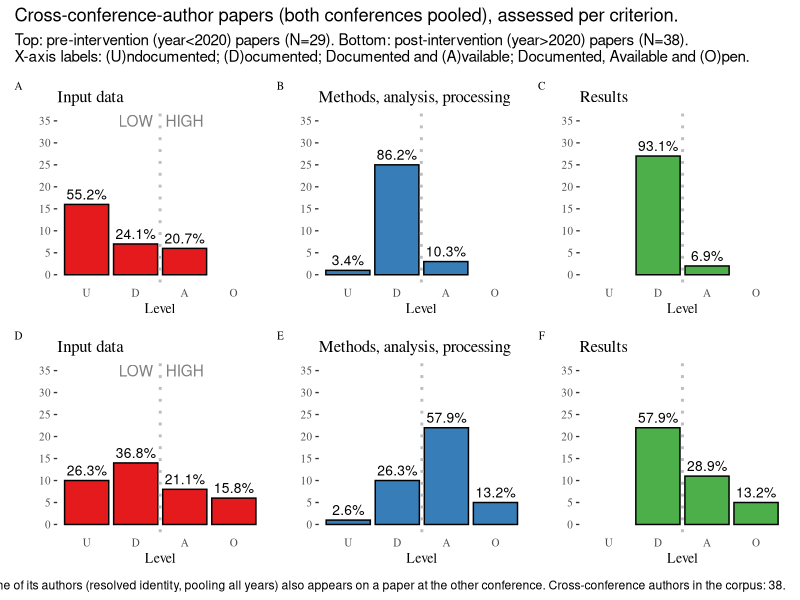

Here is the R script that generated this plot: (Note: this script raises an error after producing the figure.)
## ---- chunk 1
#| label: load-packages
#| message: false

library(here)
library(tidyverse)
library(dplyr)
library(scales)
library(stringr)
library(ggplot2)
library(ggthemes)
library(patchwork)
library(RColorBrewer)
## ---- chunk 2
#| label: functions

criteriaBarplot2 <- function(df, col, main, colour,
                             agg_level = FALSE, agg_level_y = 35) {
  col <- enquo(col)
  p <-
    ggplot2::ggplot(df, aes(x = !!col, y = n)) +
    ggplot2::geom_col(fill = colour, color = "black") +
    ggplot2::geom_text(
      aes(label = scales::label_percent(accuracy = 0.1)(p)),
      vjust = -0.5,
      size = 3.5,
      color = "black"
    ) +
    ggplot2::geom_vline(xintercept = 2.5,
                        linetype = "dotted",
                        color = "gray",
                        linewidth = 1) +
    ggplot2::ggtitle(main) +
    ggplot2::xlab("Level") +
    ggplot2::xlim(c("U", "D", "A", "O")) +
    ggplot2::ylab("") +
    ggplot2::scale_y_continuous(breaks = breaks,
                                limits = range(breaks)) +
    ggthemes::theme_tufte(base_size = 10) +
    ggplot2::theme(axis.ticks.x = element_blank())

  if (agg_level) {
    p <- p +
      ggplot2::annotate("text", x = 2:3, y = agg_level_y,
                        label = c("LOW", "HIGH"), alpha = 0.5)
  }
  return(p)
}

count_pct <- function(df, col) {
  col <- enquo(col)
  df |>
    dplyr::count(!!col) |>
    dplyr::mutate(p = n / sum(n))
}
## ---- chunk 3
#| label: load-data
#| message: false

paper_evaluation <-
  readr::read_csv(here::here("data-clean", "all-data.csv"),
                  na = c("NA", "Not applicable")) |>
  dplyr::filter(consolidated_cp == FALSE)

authors <- readr::read_csv(
  here::here("data-clean", "authors.csv"),
  na = c(""),
  show_col_types = FALSE
)

# Cross-conference identities: resolved identities that appear in BOTH conference
# series (any year, direction pooled -- matches section 8 of 07_authorship.ipynb).
agile_ids <- authors |>
  dplyr::filter(conf == "agile") |>
  dplyr::pull(identity) |>
  unique()
giscience_ids <- authors |>
  dplyr::filter(conf == "giscience") |>
  dplyr::pull(identity) |>
  unique()
cross_ids <- intersect(agile_ids, giscience_ids)

# Papers (from either conference) with >= 1 cross-conference author.
cross_papers <- authors |>
  dplyr::filter(identity %in% cross_ids) |>
  dplyr::pull(paper) |>
  unique()

paper_evaluation_cross <- paper_evaluation |>
  dplyr::filter(paper %in% cross_papers)

message(stringr::str_glue(
  "{length(cross_ids)} cross-conference author identities; ",
  "{length(cross_papers)} papers with at least one such author ",
  "(of {nrow(paper_evaluation)} non-conceptual papers)."
))
## ---- chunk 4
#| label: cross-subset

papers_pre_cross  <- paper_evaluation_cross |> dplyr::filter(year <  2020)
papers_post_cross <- paper_evaluation_cross |> dplyr::filter(year >  2020)

n_pre  <- nrow(papers_pre_cross)
n_post <- nrow(papers_post_cross)

message(stringr::str_glue(
  "Cross-author papers (both conferences pooled): pre={n_pre}, post={n_post}."
))

# Breakdown per conference, for transparency in the text.
pre_by_conf  <- papers_pre_cross  |> dplyr::count(conf)
post_by_conf <- papers_post_cross |> dplyr::count(conf)
message("Pre by conference:")
print(pre_by_conf)
message("Post by conference:")
print(post_by_conf)

d_data_pre     <- count_pct(papers_pre_cross,  consolidated_data)
d_methods_pre  <- count_pct(papers_pre_cross,  consolidated_methods)
d_results_pre  <- count_pct(papers_pre_cross,  consolidated_results)
d_data_post    <- count_pct(papers_post_cross, consolidated_data)
d_methods_post <- count_pct(papers_post_cross, consolidated_methods)
d_results_post <- count_pct(papers_post_cross, consolidated_results)
## ---- chunk 5
#| label: barplots
#| warning: false

colours <- RColorBrewer::brewer.pal(3, "Set1")

# Pooled cross-author subset: ~29 pre, ~38 post papers. Max bin can approach ~20.
# The y-axis is fixed to 0--35 so this figure is visually comparable to the GIScience
# pre-vs-post figure in 03_results_reprolevels.qmd, which uses the same scale.
breaks <- seq(from = 0, to = 35, by = 5)

plotA <- criteriaBarplot2(d_data_pre,
                          col = consolidated_data,
                          main = "Input data",
                          colour = colours[1],
                          agg_level = TRUE, agg_level_y = 35)
plotB <- criteriaBarplot2(d_methods_pre,
                          col = consolidated_methods,
                          main = "Methods, analysis, processing",
                          colour = colours[2])
plotC <- criteriaBarplot2(d_results_pre,
                          col = consolidated_results,
                          main = "Results",
                          colour = colours[3])

plotD <- criteriaBarplot2(d_data_post,
                          col = consolidated_data,
                          main = "Input data",
                          colour = colours[1],
                          agg_level = TRUE, agg_level_y = 35)
plotE <- criteriaBarplot2(d_methods_post,
                          col = consolidated_methods,
                          main = "Methods, analysis, processing",
                          colour = colours[2])
plotF <- criteriaBarplot2(d_results_post,
                          col = consolidated_results,
                          main = "Results",
                          colour = colours[3])
## ---- chunk 6
#| label: fig-cross-author-pre-post
#| warning: false
#| fig-cap: "Evaluation of the potential reproducibility level of cross-conference-author papers (both AGILE and GIScience pooled) pre- vs post-intervention, for each criterion: Data (A, D), Methods (B, E) and Results (C, F)."
#| fig-width: 10
#| fig-asp: 0.8
#| out-width: 100%
#| fig-align: center

(plotA + plotB + plotC) / (plotD + plotE + plotF) +
  plot_layout(widths = c(1, 1, 1)) +
  plot_annotation(
    title = "Cross-conference-author papers (both conferences pooled), assessed per criterion.",
    subtitle = stringr::str_glue(
      "Top: pre-intervention (year<2020) papers (N={n_pre}). ",
      "Bottom: post-intervention (year>2020) papers (N={n_post}).\n ",
      "X-axis labels: (U)ndocumented; (D)ocumented; Documented and (A)vailable; ",
      "Documented, Available and (O)pen."
    ),
    caption = stringr::str_glue(
      "2020 excluded (AGILE transition year). A paper counts as cross-author if at ",
      "least one of its authors (resolved identity, pooling all years) also appears ",
      "on a paper at the other conference. Cross-conference authors in the corpus: ",
      "{length(cross_ids)}."
    ),
    tag_levels = "A"
  ) &
  theme(plot.tag = element_text(size = 8))
## ---- chunk 7
#| label: fig-cross-author-pre-post-save
#| warning: false
#| echo: false

ggplot2::ggsave(
  file = here::here("figs", "cross_author_pre_post.png"),
  width = 10, height = 8, dpi = 300
)
## ---- chunk 8
#| label: by-conf-helper
#| warning: false

criteriaBarplotByConf <- function(df, col, main, baseline_n,
                                  agg_level = FALSE, agg_level_y = 35) {
  col <- enquo(col)
  counts <- df |>
    dplyr::mutate(!!col := factor(!!col, levels = c("U", "D", "A", "O"))) |>
    dplyr::count(conf, !!col, .drop = FALSE) |>
    dplyr::mutate(p = n / baseline_n,
                  conf_label = dplyr::recode(conf,
                                             "agile" = "AGILE",
                                             "giscience" = "GIScience"))

  p <-
    ggplot2::ggplot(counts, aes(x = !!col, y = n, fill = conf_label)) +
    # Default geom_col position is "stack"; the two conference segments stack on top
    # of each other per (x = level) column.
    ggplot2::geom_col(color = "black") +
    ggplot2::geom_text(
      aes(label = dplyr::if_else(n > 0,
                                 scales::label_percent(accuracy = 0.1)(p),
                                 "")),
      position = ggplot2::position_stack(vjust = 0.5),
      size = 2.8,
      color = "black"
    ) +
    ggplot2::geom_vline(xintercept = 2.5,
                        linetype = "dotted",
                        color = "gray",
                        linewidth = 1) +
    ggplot2::ggtitle(main) +
    ggplot2::xlab("Level") +
    ggplot2::ylab("") +
    ggplot2::scale_y_continuous(breaks = breaks, limits = range(breaks)) +
    ggplot2::scale_fill_manual(
      values = c("AGILE" = "#E41A1C", "GIScience" = "#377EB8"),
      name = NULL
    ) +
    ggthemes::theme_tufte(base_size = 10) +
    ggplot2::theme(axis.ticks.x = element_blank())

  if (agg_level) {
    p <- p +
      ggplot2::annotate("text", x = 2:3, y = agg_level_y,
                        label = c("LOW", "HIGH"), alpha = 0.5)
  }
  return(p)
}
## ---- chunk 9
#| label: by-conf-subset-stats

# Cross-author per-conference counts (used in the subtitle only -- not the percentage
# denominator).
n_pre_agile      <- sum(papers_pre_cross$conf  == "agile")
n_pre_giscience  <- sum(papers_pre_cross$conf  == "giscience")
n_post_agile     <- sum(papers_post_cross$conf == "agile")
n_post_giscience <- sum(papers_post_cross$conf == "giscience")

# Percentage denominator: ALL non-conceptual papers (both conferences) per period.
baseline_pre  <- paper_evaluation |> dplyr::filter(year <  2020) |> nrow()
baseline_post <- paper_evaluation |> dplyr::filter(year >  2020) |> nrow()

message(stringr::str_glue(
  "Cross-author papers per conference: ",
  "pre (AGILE={n_pre_agile}, GIScience={n_pre_giscience}); ",
  "post (AGILE={n_post_agile}, GIScience={n_post_giscience})."
))
message(stringr::str_glue(
  "Percentage baselines (all non-conceptual papers, both conferences): ",
  "pre={baseline_pre}; post={baseline_post}."
))
## ---- chunk 10
#| label: by-conf-barplots
#| warning: false

breaks <- seq(from = 0, to = 35, by = 5)

plotA2 <- criteriaBarplotByConf(papers_pre_cross,
                                consolidated_data,
                                "Input data",
                                baseline_n = baseline_pre,
                                agg_level = TRUE, agg_level_y = 35)
plotB2 <- criteriaBarplotByConf(papers_pre_cross,
                                consolidated_methods,
                                "Methods, analysis, processing",
                                baseline_n = baseline_pre)
plotC2 <- criteriaBarplotByConf(papers_pre_cross,
                                consolidated_results,
                                "Results",
                                baseline_n = baseline_pre)

plotD2 <- criteriaBarplotByConf(papers_post_cross,
                                consolidated_data,
                                "Input data",
                                baseline_n = baseline_post,
                                agg_level = TRUE, agg_level_y = 35)
plotE2 <- criteriaBarplotByConf(papers_post_cross,
                                consolidated_methods,
                                "Methods, analysis, processing",
                                baseline_n = baseline_post)
plotF2 <- criteriaBarplotByConf(papers_post_cross,
                                consolidated_results,
                                "Results",
                                baseline_n = baseline_post)
## ---- chunk 11
#| label: fig-cross-author-pre-post-by-conf
#| warning: false
#| fig-cap: "Same as the previous figure but with AGILE and GIScience stacked within each bar. Percentages are computed against all non-conceptual papers of both conferences in that period (pre or post)."
#| fig-width: 10
#| fig-asp: 0.8
#| out-width: 100%
#| fig-align: center

(plotA2 + plotB2 + plotC2) / (plotD2 + plotE2 + plotF2) +
  plot_layout(widths = c(1, 1, 1), guides = "collect") +
  plot_annotation(
    title = "Cross-conference-author papers stacked by conference, assessed per criterion.",
    subtitle = stringr::str_glue(
      "Top: pre-intervention (year<2020) cross-author papers ",
      "(AGILE={n_pre_agile}, GIScience={n_pre_giscience}); ",
      "percentages against {baseline_pre} non-conceptual papers from both conferences pre-intervention.\n",
      "Bottom: post-intervention (year>2020) cross-author papers ",
      "(AGILE={n_post_agile}, GIScience={n_post_giscience}); ",
      "percentages against {baseline_post} non-conceptual papers from both conferences post-intervention.\n",
      "X-axis labels: (U)ndocumented; (D)ocumented; Documented and (A)vailable; ",
      "Documented, Available and (O)pen."
    ),
    caption = stringr::str_glue(
      "2020 excluded (AGILE transition year). A paper counts as cross-author if at ",
      "least one author also appears on a paper at the other conference in the corpus."
    ),
    tag_levels = "A"
  ) &
  theme(plot.tag = element_text(size = 8),
        legend.position = "bottom")
## ---- chunk 12
#| label: fig-cross-author-pre-post-by-conf-save
#| warning: false
#| echo: false

ggplot2::ggsave(
  file = here::here("figs", "cross_author_pre_post_by_conf.png"),
  width = 10, height = 8, dpi = 300
)
